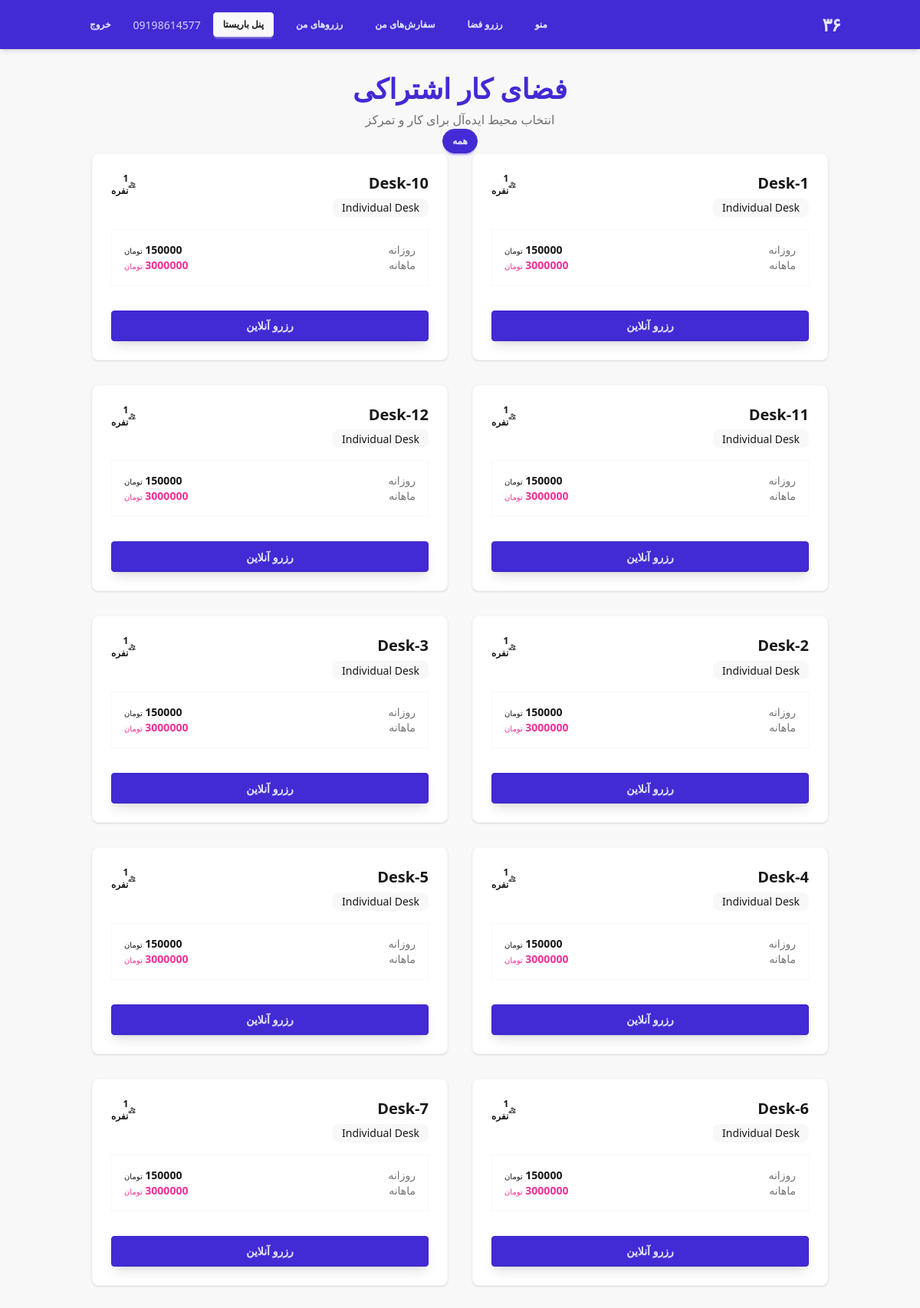
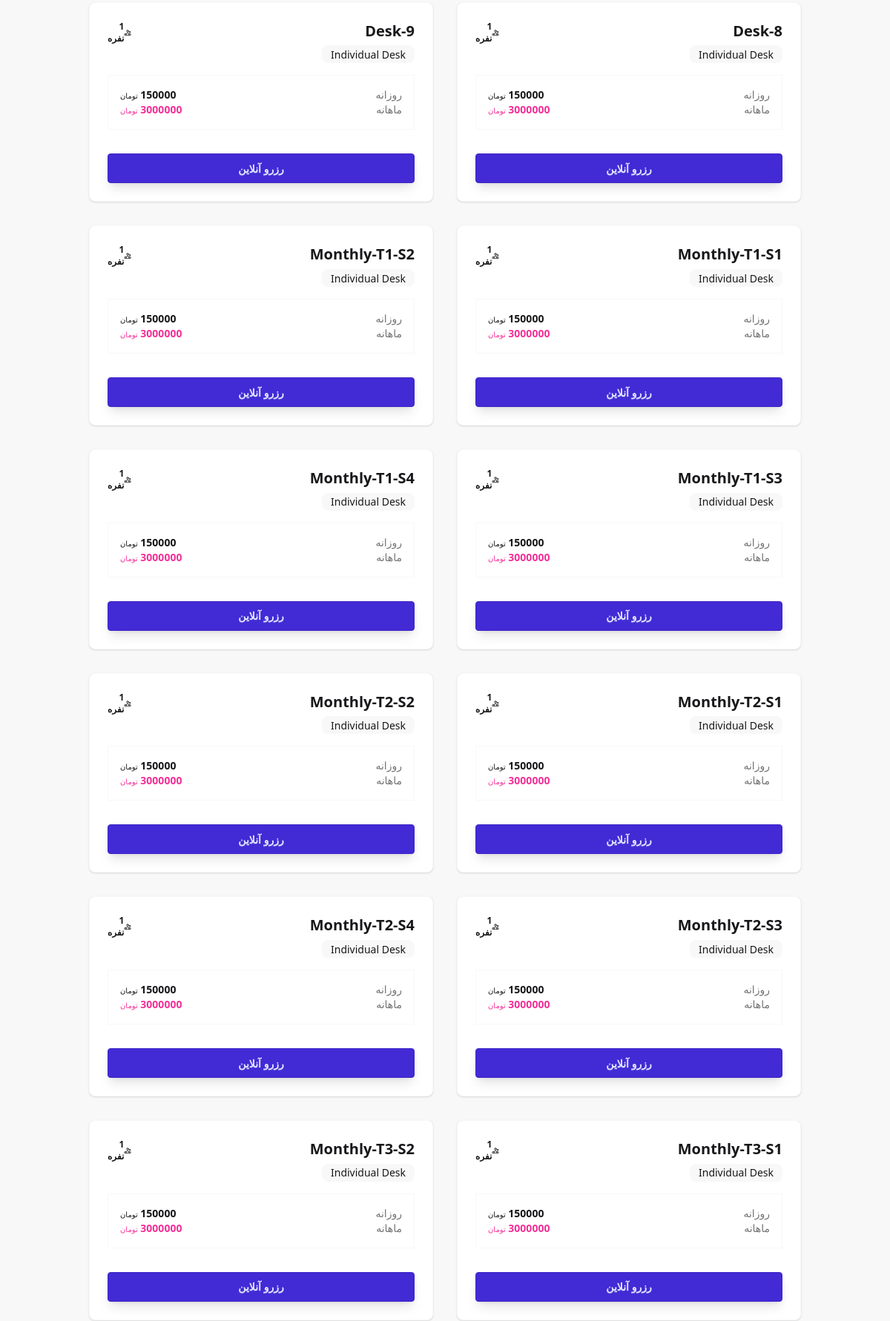
Screenshot of /cowork/ (signed in, upper part) with the database file from the repository (2 pictures, top to bottom).
### accounts/models.py (models this page shows, shortened)
class CustomUser(AbstractBaseUser, PermissionsMixin):
    phone_regex = RegexValidator(
        regex=r'^09\d{9}$',
        message=_("Phone number must be entered in the format: '09xxxxxxxxx'. Up to 11 digits allowed.")
    )
    phone_number = models.CharField(_('phone number'), validators=[phone_regex], max_length=15, unique=True)
    national_id = models.CharField(_('national ID'), max_length=10, blank=True, null=True, validators=[validate_national_id_field])
    full_name = models.CharField(_('full name'), max_length=150, blank=True)
    birth_date = models.DateField(_('birth date'), null=True, blank=True)
    is_active = models.BooleanField(default=True)
    is_staff = models.BooleanField(default=False)
    objects = CustomUserManager()
    USERNAME_FIELD = 'phone_number'
    REQUIRED_FIELDS = []

### cowork/models.py (models this page shows, shortened)
class Space(models.Model):
    class ZoneType(models.TextChoices):
        LONG_TABLE = 'LONG_TABLE', _('Communal Long Table')
        DESK = 'DESK', _('Individual Desk')
        PRIVATE_ROOM = 'PRIVATE_ROOM', _('Private Room')
        MEETING_ROOM = 'MEETING_ROOM', _('Meeting Room')
    name = models.CharField(_("Space Name"), max_length=50, unique=True)
    zone = models.CharField(_("Zone Type"), max_length=20, choices=ZoneType.choices)
    capacity = models.PositiveIntegerField(_("Capacity"), default=1)
    pricing_plan = models.ForeignKey(PricingPlan, on_delete=models.SET_NULL, null=True, verbose_name=_("Pricing Plan"))
    is_active = models.BooleanField(_("Is Active"), default=True)
    grid_row = models.IntegerField(_("Grid Row"), default=0)
    grid_col = models.IntegerField(_("Grid Col"), default=0)
    class Meta:
        verbose_name = _("Space")
        verbose_name_plural = _("Spaces")
        ordering = ['zone', 'name']

class PricingPlan(models.Model):
    name = models.CharField(_("Plan Name"), max_length=100)
    daily_rate = models.DecimalField(_("Daily Rate"), max_digits=12, decimal_places=0, default=0)
    hourly_rate = models.DecimalField(_("Hourly Rate"), max_digits=12, decimal_places=0, default=0)
    monthly_rate = models.DecimalField(_("Monthly Rate"), max_digits=12, decimal_places=0, default=0)
    six_month_rate = models.DecimalField(_("6-Month Rate"), max_digits=12, decimal_places=0, default=0)
    yearly_rate = models.DecimalField(_("Yearly Rate"), max_digits=12, decimal_places=0, default=0)
    is_contact_for_price = models.BooleanField(_("Contact for Price"), default=False)

### cowork/views.py (the view)
# urls.py: path('', space_list, name='space_list'),
def space_list(request):
    spaces = Space.objects.filter(is_active=True).select_related('pricing_plan')
    zone = request.GET.get('zone')
    if zone:
        spaces = spaces.filter(zone=zone)
    return render(request, 'cowork/space_list.html', {'spaces': spaces})

### theme/templates/cowork/space_list.html (shortened to what this page needs)
{% extends "base.html" %}
{% load i18n %}
{% block content %}
<div class="max-w-6xl mx-auto">
    <div class="text-center mb-10">
        <h1 class="text-4xl font-black text-primary mb-2">فضای کار اشتراکی</h1>
        <p class="text-base-content/60">انتخاب محیط ایده‌آل برای کار و تمرکز</p>
    </div>
    <div class="flex flex-wrap justify-center gap-2 mb-12">
        <a href="{% url 'cowork:space_list' %}" class="btn btn-sm {% if not request.GET.zone %}btn-primary{% else %}btn-ghost{% endif %} rounded-full">همه</a>
    </div>
    <div class="grid grid-cols-1 md:grid-cols-2 lg:grid-cols-3 gap-8">
        {% for space in spaces %}
            <div class="card bg-base-100 shadow-sm border border-base-200 hover:shadow-xl hover:border-primary/20 transition-all group overflow-hidden">
                <div class="card-body p-6">
                    <div class="flex justify-between items-start mb-4">
                        <div>
                            <h2 class="card-title text-xl font-black mb-1">{{ space.name }}</h2>
                            <span class="badge badge-sm badge-ghost opacity-70">{{ space.get_zone_display }}</span>
                        </div>
                        <div class="flex items-center gap-1 text-xs font-bold opacity-50">
                            {{ space.capacity }} نفره
                        </div>
                    </div>
                    <div class="space-y-3 mb-8 bg-base-200/30 p-4 rounded-2xl border border-base-200">
                        {% if space.pricing_plan.is_contact_for_price %}
                            <div class="text-center py-2">
                                <span class="text-primary font-black">برای قیمت تماس بگیرید</span>
                            </div>
                        {% else %}
                            {% if space.pricing_plan.daily_rate > 0 %}
                                <div class="flex justify-between items-center text-sm">
                                    <span class="opacity-60">روزانه</span>
                                    <span class="font-bold">{{ space.pricing_plan.daily_rate }} <span class="text-[10px] font-normal">تومان</span></span>
                                </div>
                            {% endif %}
                            {% if space.pricing_plan.monthly_rate > 0 %}
                                <div class="flex justify-between items-center text-sm">
                                    <span class="opacity-60">ماهانه</span>
                                    <span class="font-bold text-secondary">{{ space.pricing_plan.monthly_rate }} <span class="text-[10px] font-normal">تومان</span></span>
                                </div>
                            {% endif %}
                        {% endif %}
                    </div>
                    <div class="card-actions">
                        {% if space.pricing_plan.is_contact_for_price %}
                            <a href="tel:02112345678" class="btn btn-outline btn-primary w-full font-bold">تماس با پذیرش</a>
                        {% else %}
                            <a href="{% url 'cowork:book_space' space.id %}" class="btn btn-primary w-full font-bold shadow-lg shadow-primary/20">
                                رزرو آنلاین
                            </a>
                        {% endif %}
                    </div>
                </div>
            </div>
        {% empty %}
            <div class="col-span-full text-center py-20">
                <h3 class="text-xl font-bold opacity-40">فضایی یافت نشد</h3>
            </div>
        {% endfor %}
    </div>
</div>
{% endblock %}

### theme/templates/base.html (shortened to what this page needs)
{% load static tailwind_tags %}
<!DOCTYPE html>
<html lang="fa" dir="rtl" data-theme="minimalist" class="scroll-smooth">
<head>
    {% tailwind_css %}
</head>
<body class="min-h-screen bg-base-200 text-base-content flex flex-col">
    <header class="bg-primary text-primary-content shadow-md">
        <div class="container mx-auto px-4 h-16 flex items-center justify-between">
            <a href="{% url 'home' %}" class="text-2xl font-black tracking-tighter">۳۶</a>
            <nav>
                <ul class="flex gap-4 items-center">
                    <li><a href="{% url 'cafe:menu' %}" class="btn btn-sm btn-ghost hover:bg-white/10 text-primary-content">منو</a></li>
                    <li><a href="{% url 'cowork:space_list' %}" class="btn btn-sm btn-ghost hover:bg-white/10 text-primary-content">رزرو فضا</a></li>
                    {% if user.is_authenticated %}
                        <li><a href="{% url 'cafe:order_list' %}" class="btn btn-sm btn-ghost hover:bg-white/10 text-primary-content">سفارش‌های من</a></li>
                        <li><a href="{% url 'cowork:my_bookings' %}" class="btn btn-sm btn-ghost hover:bg-white/10 text-primary-content">رزروهای من</a></li>
                        {% if user.is_staff or user.groups.all %}
                            <li><a href="{% url 'cafe:barista_dashboard' %}" class="btn btn-sm btn-accent text-accent-content font-bold">پنل باریستا</a></li>
                        {% endif %}
                        <li class="hidden md:block"><span class="text-sm font-medium opacity-90">{{ user.full_name|default:user.phone_number }}</span></li>
                        <li>
                            <form action="{% url 'logout' %}" method="post" class="inline">
                                <button type="submit" class="btn btn-sm btn-ghost hover:bg-white/10 text-primary-content">خروج</button>
                            </form>
                        </li>
                    {% else %}
                        <li><a href="{% url 'login' %}" class="btn btn-sm btn-ghost hover:bg-white/10 text-primary-content">ورود</a></li>
                        <li><a href="{% url 'register' %}" class="btn btn-sm btn-secondary text-secondary-content border-none hover:brightness-110">عضویت</a></li>
                    {% endif %}
                </ul>
            </nav>
        </div>
    </header>
    <main class="flex-grow container mx-auto p-4 md:p-8">
        {% block content %}{% endblock %}
    </main>
</body>
</html>

### theme/templates/base.html (style rules this page uses)
body { font-family: 'Vazir', system-ui, -apple-system, sans-serif; }

### rows the page displays
CustomUser: full_name "09198614577"
Space: name "Desk-1", zone "Individual Desk", capacity "1", pricing_plan.daily_rate "150000", pricing_plan.monthly_rate "3000000"
Space: name "Desk-10", zone "Individual Desk", capacity "1", pricing_plan.daily_rate "150000", pricing_plan.monthly_rate "3000000"
Space: name "Desk-11", zone "Individual Desk", capacity "1", pricing_plan.daily_rate "150000", pricing_plan.monthly_rate "3000000"
Space: name "Desk-12", zone "Individual Desk", capacity "1", pricing_plan.daily_rate "150000", pricing_plan.monthly_rate "3000000"
Space: name "Desk-2", zone "Individual Desk", capacity "1", pricing_plan.daily_rate "150000", pricing_plan.monthly_rate "3000000"
Space: name "Desk-3", zone "Individual Desk", capacity "1", pricing_plan.daily_rate "150000", pricing_plan.monthly_rate "3000000"
Space: name "Desk-4", zone "Individual Desk", capacity "1", pricing_plan.daily_rate "150000", pricing_plan.monthly_rate "3000000"
Space: name "Desk-5", zone "Individual Desk", capacity "1", pricing_plan.daily_rate "150000", pricing_plan.monthly_rate "3000000"
Space: name "Desk-6", zone "Individual Desk", capacity "1", pricing_plan.daily_rate "150000", pricing_plan.monthly_rate "3000000"
Space: name "Desk-7", zone "Individual Desk", capacity "1", pricing_plan.daily_rate "150000", pricing_plan.monthly_rate "3000000"
Space: name "Desk-8", zone "Individual Desk", capacity "1", pricing_plan.daily_rate "150000", pricing_plan.monthly_rate "3000000"
Space: name "Desk-9", zone "Individual Desk", capacity "1", pricing_plan.daily_rate "150000", pricing_plan.monthly_rate "3000000"
Space: name "Monthly-T1-S1", zone "Individual Desk", capacity "1", pricing_plan.daily_rate "150000", pricing_plan.monthly_rate "3000000"
Space: name "Monthly-T1-S2", zone "Individual Desk", capacity "1", pricing_plan.daily_rate "150000", pricing_plan.monthly_rate "3000000"
Space: name "Monthly-T1-S3", zone "Individual Desk", capacity "1", pricing_plan.daily_rate "150000", pricing_plan.monthly_rate "3000000"
Space: name "Monthly-T1-S4", zone "Individual Desk", capacity "1", pricing_plan.daily_rate "150000", pricing_plan.monthly_rate "3000000"
Space: name "Monthly-T2-S1", zone "Individual Desk", capacity "1", pricing_plan.daily_rate "150000", pricing_plan.monthly_rate "3000000"
Space: name "Monthly-T2-S2", zone "Individual Desk", capacity "1", pricing_plan.daily_rate "150000", pricing_plan.monthly_rate "3000000"
Space: name "Monthly-T2-S3", zone "Individual Desk", capacity "1", pricing_plan.daily_rate "150000", pricing_plan.monthly_rate "3000000"
Space: name "Monthly-T2-S4", zone "Individual Desk", capacity "1", pricing_plan.daily_rate "150000", pricing_plan.monthly_rate "3000000"
Space: name "Monthly-T3-S1", zone "Individual Desk", capacity "1", pricing_plan.daily_rate "150000", pricing_plan.monthly_rate "3000000"
Space: name "Monthly-T3-S2", zone "Individual Desk", capacity "1", pricing_plan.daily_rate "150000", pricing_plan.monthly_rate "3000000"
